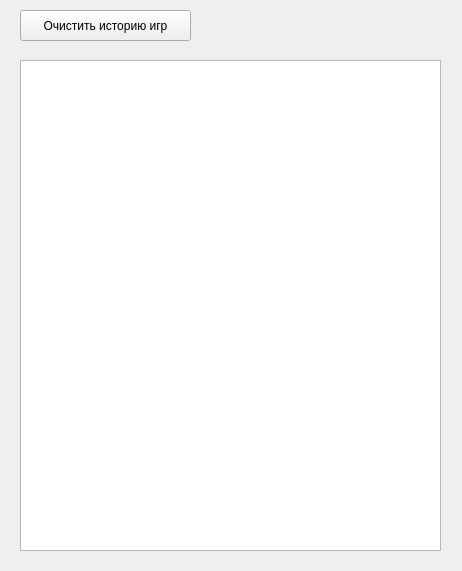
<?xml version="1.0" encoding="UTF-8"?>
<ui version="4.0">
 <class>MainWindow</class>
 <widget class="QMainWindow" name="MainWindow">
  <property name="geometry">
   <rect>
    <x>0</x>
    <y>0</y>
    <width>462</width>
    <height>571</height>
   </rect>
  </property>
  <property name="windowTitle">
   <string>MainWindow</string>
  </property>
  <widget class="QWidget" name="centralwidget">
   <widget class="QTableWidget" name="tableWidget">
    <property name="geometry">
     <rect>
      <x>20</x>
      <y>60</y>
      <width>421</width>
      <height>491</height>
     </rect>
    </property>
   </widget>
   <widget class="QPushButton" name="btn_delall">
    <property name="geometry">
     <rect>
      <x>20</x>
      <y>10</y>
      <width>171</width>
      <height>31</height>
     </rect>
    </property>
    <property name="text">
     <string>Очистить историю игр</string>
    </property>
   </widget>
  </widget>
 </widget>
 <resources/>
 <connections/>
</ui>
